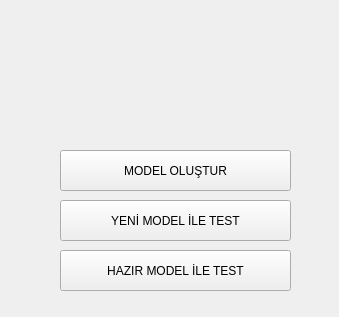
<?xml version="1.0" encoding="UTF-8"?>
<ui version="4.0">
 <class>Form</class>
 <widget class="QWidget" name="Form">
  <property name="windowModality">
   <enum>Qt::WindowModal</enum>
  </property>
  <property name="geometry">
   <rect>
    <x>0</x>
    <y>0</y>
    <width>339</width>
    <height>317</height>
   </rect>
  </property>
  <property name="windowTitle">
   <string>Deep Facial Emotion Detector</string>
  </property>
  <widget class="QFrame" name="frame">
   <property name="geometry">
    <rect>
     <x>-10</x>
     <y>-10</y>
     <width>450</width>
     <height>360</height>
    </rect>
   </property>
   <property name="autoFillBackground">
    <bool>false</bool>
   </property>
   <property name="frameShape">
    <enum>QFrame::StyledPanel</enum>
   </property>
   <property name="frameShadow">
    <enum>QFrame::Raised</enum>
   </property>
   <widget class="QPushButton" name="button1">
    <property name="geometry">
     <rect>
      <x>70</x>
      <y>160</y>
      <width>231</width>
      <height>41</height>
     </rect>
    </property>
    <property name="text">
     <string>MODEL OLUŞTUR</string>
    </property>
   </widget>
   <widget class="QPushButton" name="button2">
    <property name="enabled">
     <bool>true</bool>
    </property>
    <property name="geometry">
     <rect>
      <x>70</x>
      <y>210</y>
      <width>231</width>
      <height>41</height>
     </rect>
    </property>
    <property name="text">
     <string>YENİ MODEL İLE TEST</string>
    </property>
   </widget>
   <widget class="QPushButton" name="button3">
    <property name="geometry">
     <rect>
      <x>70</x>
      <y>260</y>
      <width>231</width>
      <height>41</height>
     </rect>
    </property>
    <property name="text">
     <string>HAZIR MODEL İLE TEST</string>
    </property>
   </widget>
   <widget class="QLabel" name="label">
    <property name="geometry">
     <rect>
      <x>20</x>
      <y>30</y>
      <width>311</width>
      <height>81</height>
     </rect>
    </property>
    <property name="maximumSize">
     <size>
      <width>99999</width>
      <height>99999</height>
     </size>
    </property>
    <property name="text">
     <string/>
    </property>
    <property name="pixmap">
     <pixmap>torch.png</pixmap>
    </property>
    <property name="scaledContents">
     <bool>true</bool>
    </property>
   </widget>
   <widget class="QLabel" name="label_2">
    <property name="enabled">
     <bool>true</bool>
    </property>
    <property name="geometry">
     <rect>
      <x>-10</x>
      <y>-10</y>
      <width>450</width>
      <height>380</height>
     </rect>
    </property>
    <property name="frameShape">
     <enum>QFrame::NoFrame</enum>
    </property>
    <property name="frameShadow">
     <enum>QFrame::Plain</enum>
    </property>
    <property name="text">
     <string/>
    </property>
    <property name="pixmap">
     <pixmap>torchback.png</pixmap>
    </property>
    <property name="scaledContents">
     <bool>true</bool>
    </property>
   </widget>
   <zorder>label_2</zorder>
   <zorder>button1</zorder>
   <zorder>button2</zorder>
   <zorder>button3</zorder>
   <zorder>label</zorder>
  </widget>
 </widget>
 <resources/>
 <connections/>
</ui>
